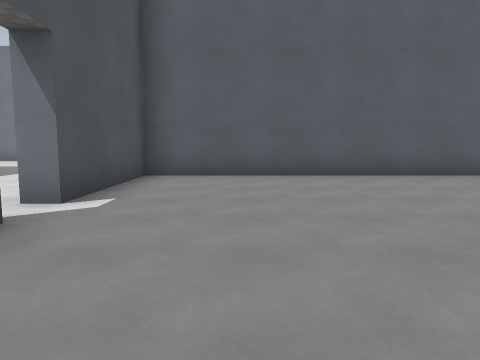
View 1 (above)

24 first-person views from a walk through a level from a Godot 3-D game. The camera is 1.3 m above the floor, tilts 6° down and sees 70° across. The floor is counted in squares, 2 m on a side. Each view is taken from the middle of a square. On the plan, view 1 faces up. The plan holds only what a view shows up to about 10 squares ahead; the rest is blank. The place goes on beyond the plan. Surface patterns are stand-ins for the level's own textures.

View 2
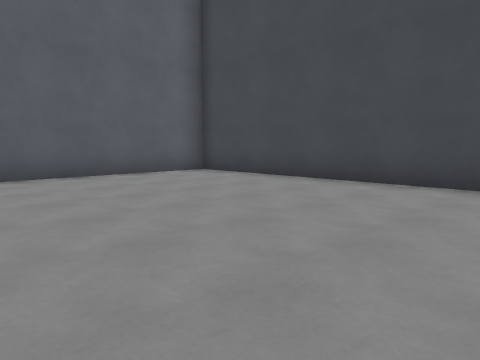

View 3
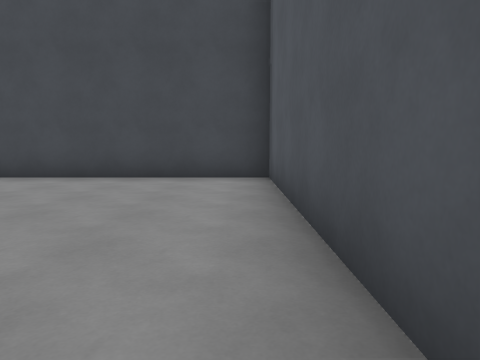

View 4
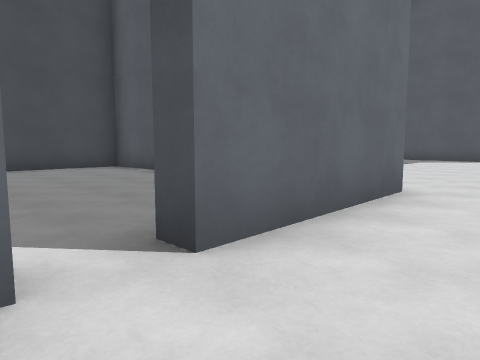

View 5
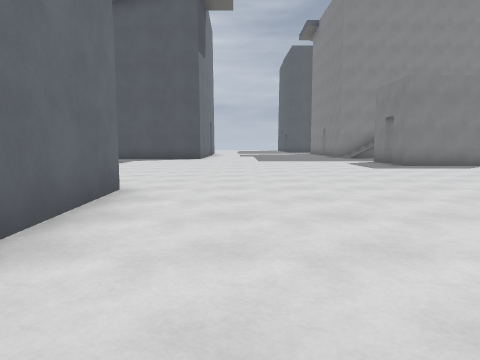

View 6
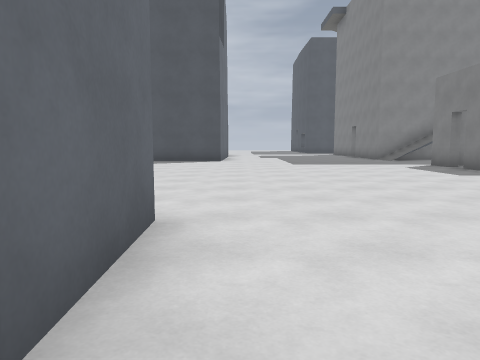

View 7
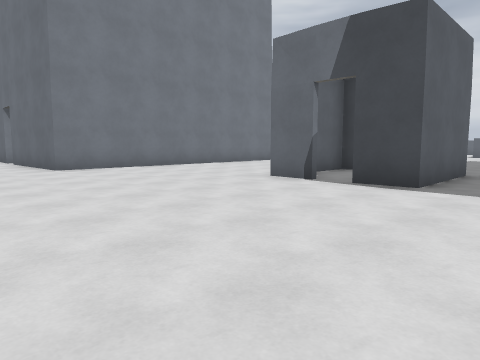

View 8
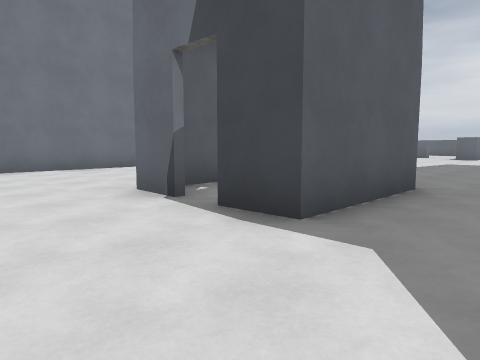

View 9
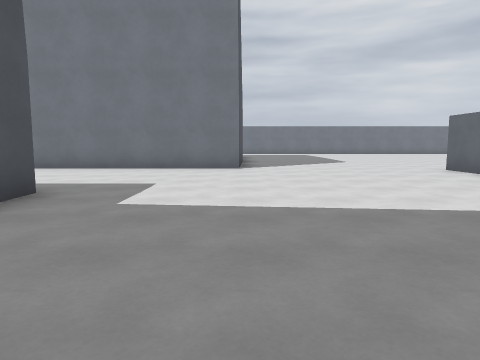

View 10
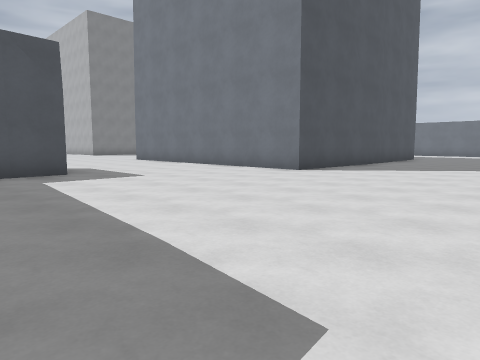

View 11
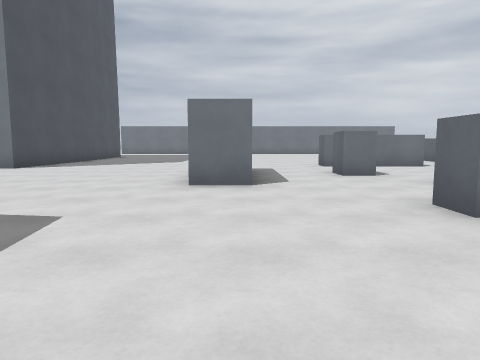

View 12
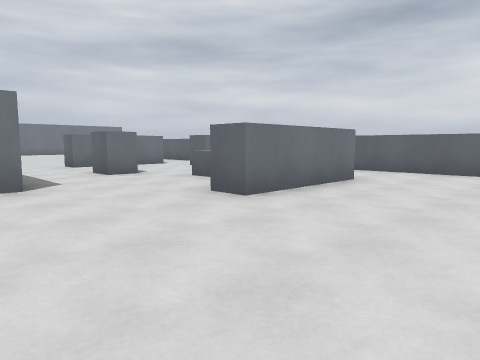

View 13
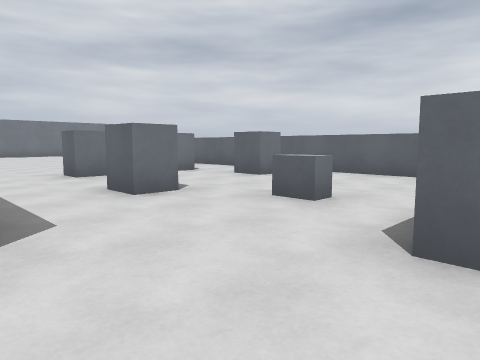

View 14
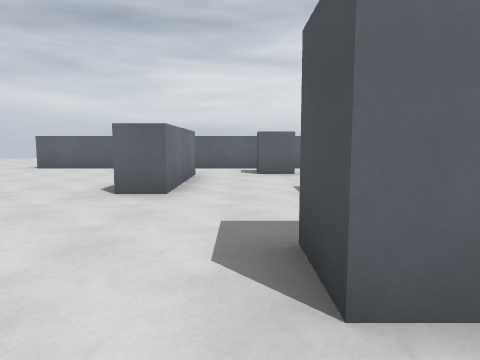

View 15
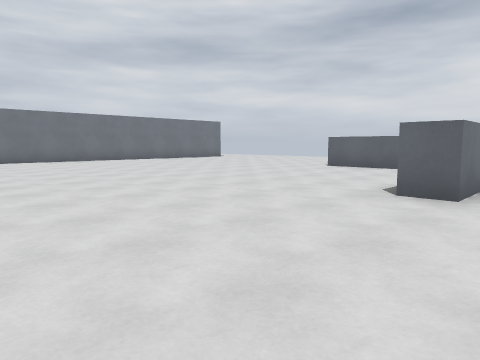

View 16
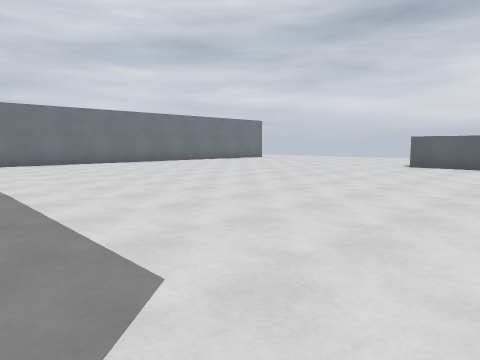

View 17
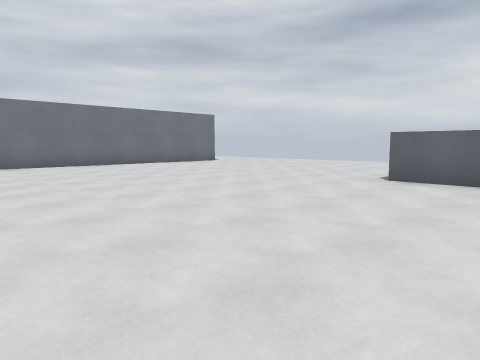

View 18
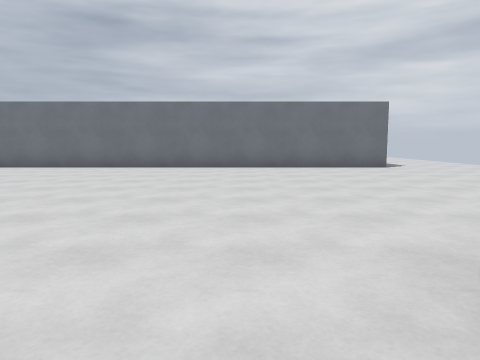

View 19
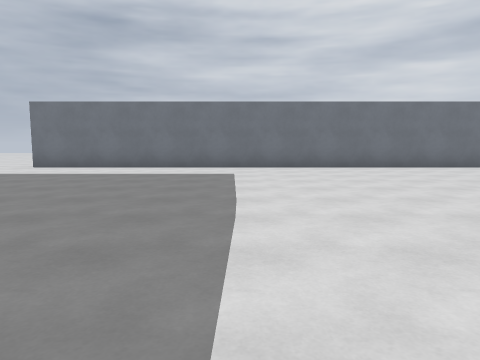

View 20
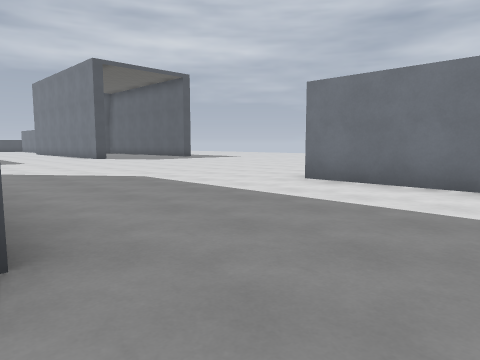

View 21
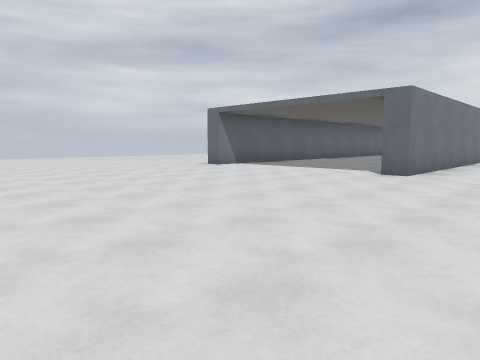

View 22
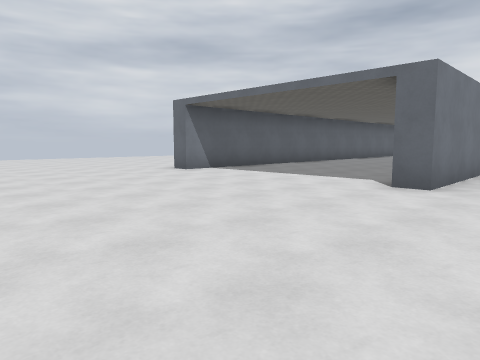

View 23
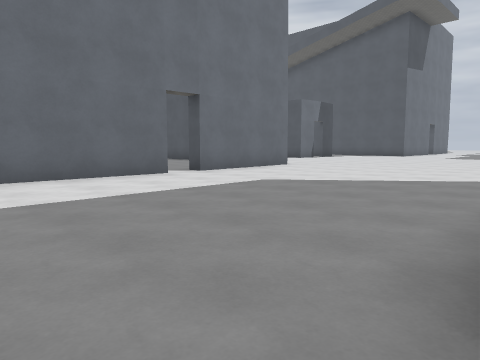

View 24
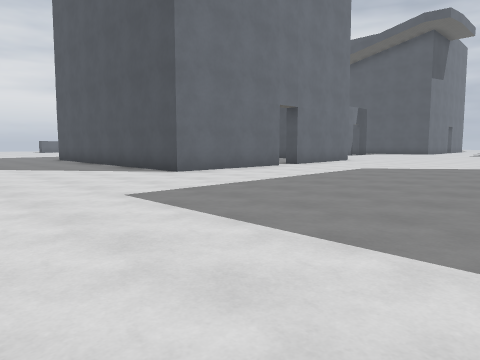

### Floor plan
Points are (right, up) in squares from view 1. A wall is a line through its corners. A room is listed if a view was taken in it or the views show most of it. See-through windows are left out.
Room 1 (views 1, 2, 3)
walls: (-0.2, -0.6) (5.7, -0.6) (5.7, 7) (-2, 7) (-2, 3.7)
ways out: opening at (-2, 3) to room 2
Room 2 (views 4, 5, 6, 7, 8, 9, 10, 11, 12, 13, 14, 15, 16, 17, 18, 19, 20, 21, 22, 23, 24)
walls: (-2, 3.7) (-2.4, 3.7) (-2.6, 7.4) (0.6, 7.4); (6.1, 1.3) (6, -0.9) (-2.3, -0.9) (-2.4, 2.8) (-1.9, 2.8); (3.3, -5.4) (3.3, -6.7); (11.2, -2.6) (11.2, -1.4) (12.2, -1.4); (0.4, -6.6) (0.3, -5.4); (12.2, -4.6) (11.1, -4.6); (3.4, -8.3) (0.4, -8.3) (0.4, -7.2); (14.9, -3) (14.1, -3) (14.1, -2.1); (17.4, 0) (14.4, 0) (14.4, 0.8); (-8.9, -6.4) (-8.9, -7.1); (19.5, 12.5) (4.3, 12.5) (4.3, 13.1); (19.2, 2.2) (19.2, 4.5); (-8.9, -7.6) (-8.9, -8.1); (18.1, -2.2) (17.4, -2.2) (17.4, -1.4) (18, -1.4); (17, -7) (14.1, -7) (14.1, -6.2); (19.2, -4.8) (19.2, 0.2); (19.2, -8.6) (19.2, -5.9)
ways out: opening at (-2, 3) to room 1; opening at (0, -7) to room 3
Room 3 (no view inside)
walls: (3.2, -6) (3.2, -5.6) (1.1, -5.6)
ways out: opening at (0, -7) to room 2

Positions as (right, up) in squares from view 1, and headings:
1: (0, 0), facing up
2: (0, 0), facing up-right
3: (-1, 0), facing right
4: (-4, 4), facing down-right
5: (-4, 4), facing down
6: (-3, 2), facing down
7: (-5, -10), facing up-right
8: (-2, -10), facing up-right
9: (6, -10), facing up
10: (11, -8), facing up-left
11: (12, -10), facing up
12: (11, -10), facing up-right
13: (12, -7), facing up-right
14: (10, -1), facing right
15: (10, -1), facing up-right
16: (9, 1), facing up-right
17: (13, 2), facing up-right
18: (18, 3), facing up
19: (10, 3), facing up
20: (8, 7), facing up-left
21: (-3, 10), facing up-right
22: (-1, 11), facing up-right
23: (-9, 8), facing down-right
24: (-9, 12), facing down-right
